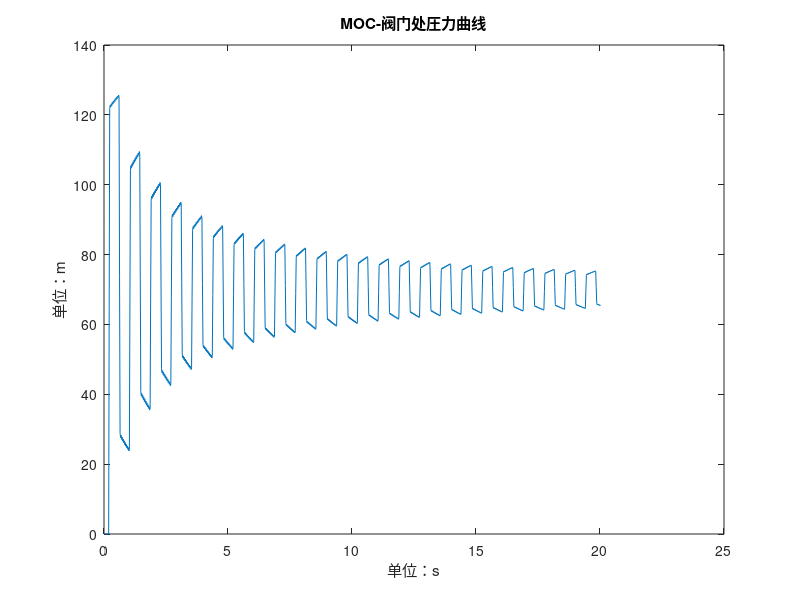

Here is the MATLAB script that generated this plot:
% 假设阀门瞬间关闭
clear
tic
L=300;                          % 管线长度
Hr=70;                          % 泵压力
N=10;                           % 分段数
NS=N+1;                         % 节点数
e=0.001651;                     % 壁厚m,0.065''
D=0.00635-2*e;	                % 管道内径
K=2.1e+9;                       % 流体体积弹性系数
Rho=1000;	                    % 液体密度kg/m^3
E=2.1e11;                       % 弹性模数
G=9.806;                        % 重力加速度
f=0.018;                        % 摩擦系数
A=pi*(D^2)/4;                     % 管道横截面积

% 网格划分
dx=L/N;                         % 单位长度
t_max=20;                       % 总计算时间
a=sqrt(K/Rho/(1+K*D/(E*e)));     % 波速
dt=dx/a;                        % 单位计算时间

k=1;
t=0;time(k)=t;

% 常数B和R
B=a/(G*A);
R=f*dx/(2*G*D*(A^2));

% 第一列流量和压力
u0=0.1; % initial volecity

Q(k,1:NS)=0; % A*u0;
H(k,2:NS)=0;
H(1,1)=Hr;

while t<t_max
   for j=2:N
        CP=H(k,j-1)+B*Q(k,j-1)-R*Q(k,j-1)*abs(Q(k,j-1));    % +dt*Q(k,j-1)/A;    % CP==C-==CR
        CM=H(k,j+1)-B*Q(k,j+1)+R*Q(k,j+1)*abs(Q(k,j+1));    % -dt*Q(k,j+1)/A;    % CM==C+==CL
        H(k+1,j)=(CP+CM)/2;                                 % 计算压头
        Q(k+1,j)=(H(k+1,j)-CM)/(B);                         % 计算流量
         
   end
    
    % 边界值
    CP=H(k,N)+B*Q(k,N)-R*Q(k,N)*abs(Q(k,N));    % +dt*Q(k,N)/A;    % 单独计算CP
    CM=H(k,2)-B*Q(k,2)+R*Q(k,2)*abs(Q(k,2));    % -dt*Q(k,2)/A;    % 单独计算CM

    H(k+1,1)=Hr;                                % 压头第一列
    Q(k+1,1)=(H(k+1,1)-CM)/B;                   % 流量第一列数值，边界条件公式
    
    Q(k+1,NS)=0;                                % 流量最后一列
    H(k+1,NS)=CP;                               % 压头最后一列数值，边界条件公式

    t=t+dt;
    k=k+1;
    time(k)=t;
    
end
toc

plot(time,H(:,N+1))
title('MOC-阀门处圧力曲线');
xlabel('单位：s');
ylabel('单位：m');